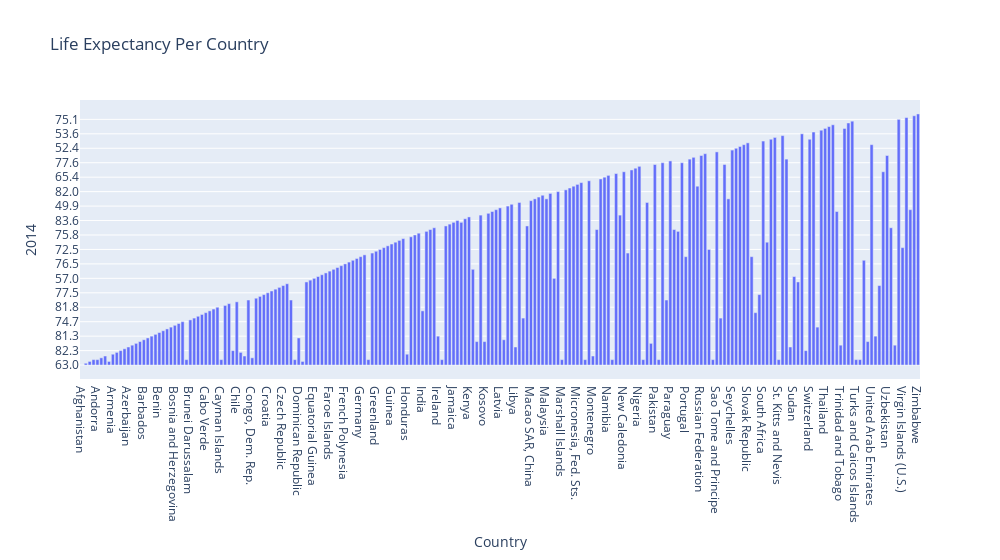

Here is the notebook cell this chart was saved with:
### Code cell
fourth = px.bar(df_london, x='Country', y='2014', title="Life Expectancy Per Country",
            hover_data = ['Country','2014'], width=1000)
fourth.show()

### Figure 1 — Plotly figure (JSON) as saved in the notebook; plotly's stock layout.template omitted (floating-point values rounded to 4 significant figures; data arrays with more than 128 entries replaced by an {"elided": "..."} marker saying what was removed)
{"data": [{"alignmentgroup": "True", "hovertemplate": "Country=%{x}<br>2014=%{y}<extra></extra>", "legendgroup": "", "marker": {"color": "#636efa"}, "name": "", "offsetgroup": "", "orientation": "v", "showlegend": false, "textposition": "auto", "type": "bar", "x": {"elided": "218 str values"}, "xaxis": "x", "y": {"elided": "218 str values"}, "yaxis": "y"}], "layout": {"barmode": "relative", "legend": {"tracegroupgap": 0}, "title": {"text": "Life Expectancy Per Country"}, "width": 1000, "xaxis": {"anchor": "y", "domain": [0, 1], "title": {"text": "Country"}}, "yaxis": {"anchor": "x", "domain": [0, 1], "title": {"text": "2014"}}}}
